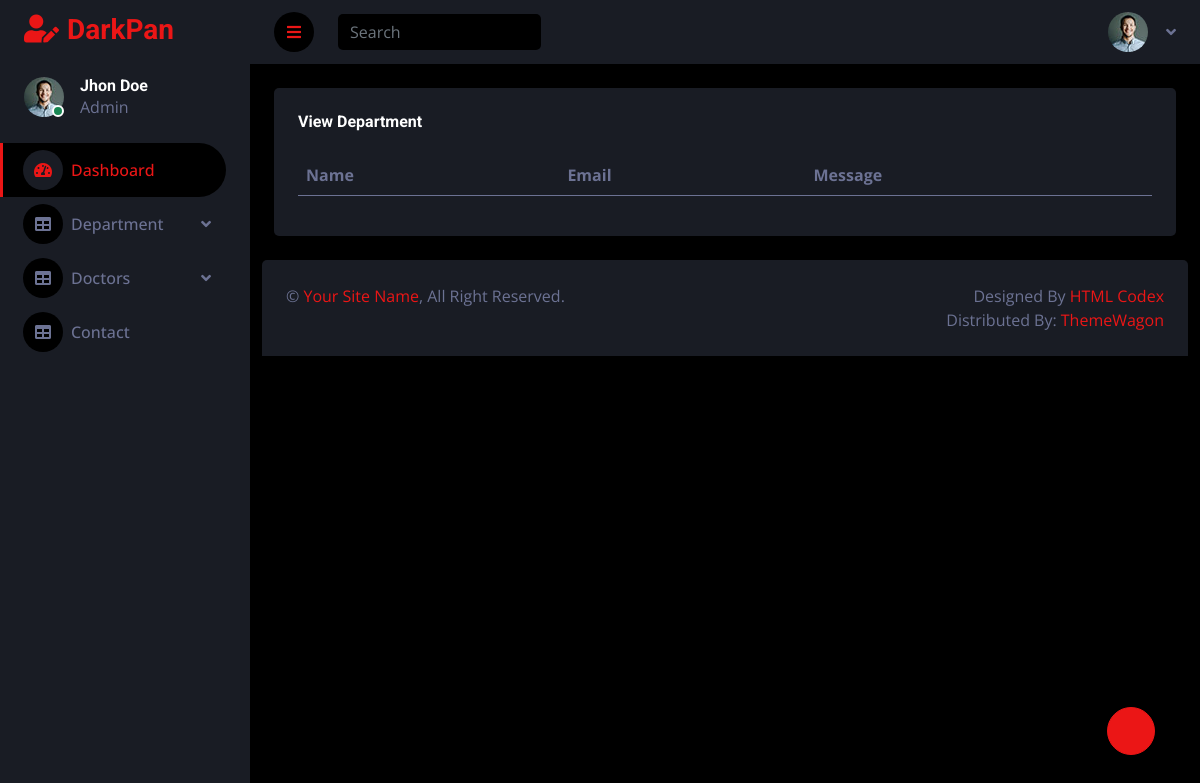
Before: /hospital/contact_data/ with the older database file.
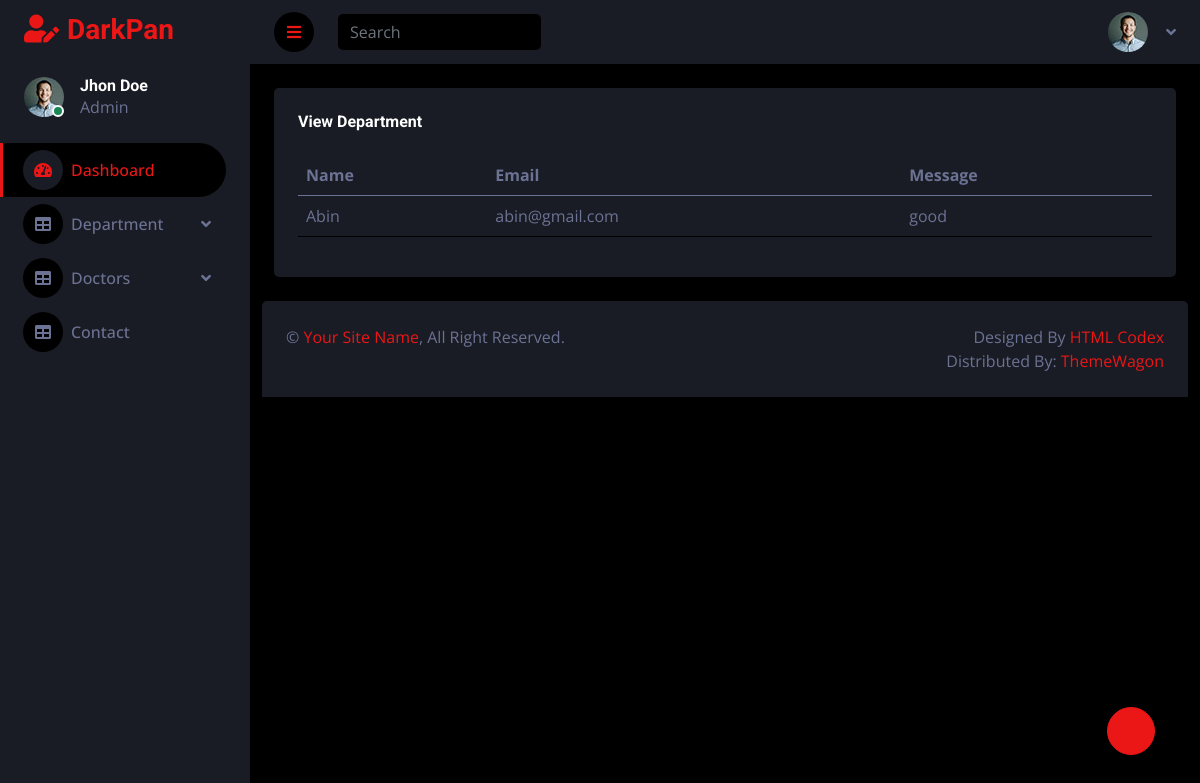
After: the same page with the newer database file.
### webapp/models.py (models this page shows)
class ContactDb(models.Model):
    Name = models.CharField(max_length=100,unique=True)
    Email = models.EmailField(null=True,blank=True)
    Message = models.TextField(null=True,blank=True)

### hospitalapp/views.py (the view)
# urls.py: path('contact_data/',views.contact_data,name='contact_data'),
def contact_data(request):
    data = ContactDb.objects.all()
    return render(request,'Contact_Data.html',{'data':data})

### hospitalapp/templates/Contact_Data.html (shortened to what this page needs)
<!DOCTYPE html>
{% extends 'dashboard.html' %}
{% block content %}
<html lang="en">
<head>
</head>
<body>
  <div class="container-fluid pt-4 px-4">
                <div class="row g-4">
                    <div class="col-sm-12 col-xl-12">
                        <div class="bg-secondary rounded h-100 p-4">
                            <h6 class="mb-4">View Department</h6>
                            <table class="table table-hover">
                                <thead>
                                    <tr>
                                        <th scope="col">Name</th>
                                        <th scope="col">Email</th>
                                        <th scope="col">Message</th>
                                    </tr>
                                </thead>
                              <tbody>
                                  {% for i in data %}
                                    <tr>
                                        <td>{{ i.Name }}</td>
                                        <td>{{ i.Email }}</td>
                                        <td>{{ i.Message }}</td>
                                    </tr>
                                  {% endfor %}
                              </tbody>
                            </table>
                        </div>
                    </div>
                </div>
            </div>
</body>
</html>
{% endblock %}

Changed rows visible on the page:
added ContactDb: Name "Abin", Email "abin@gmail.com", Message "good"
